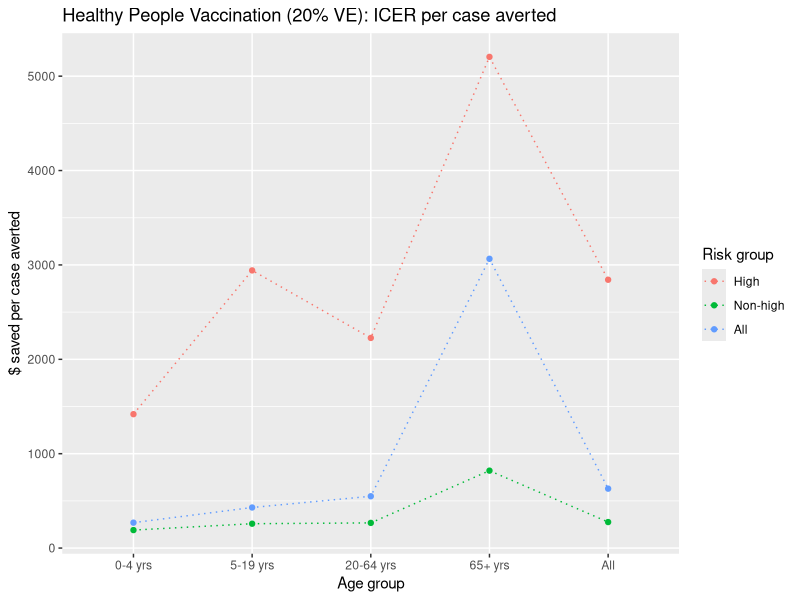
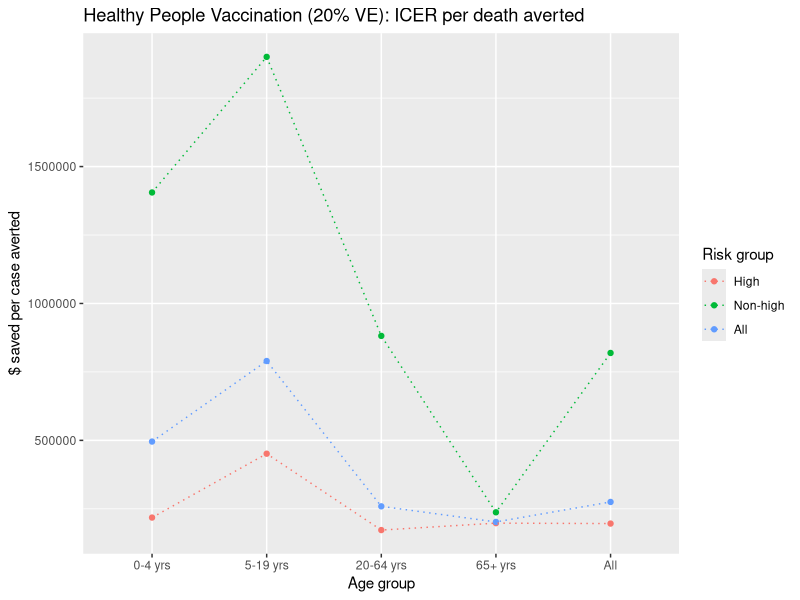
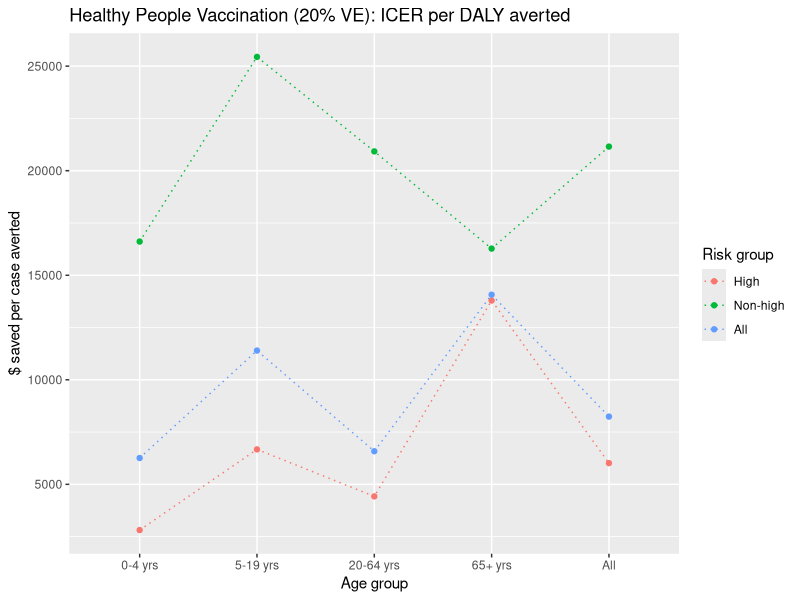
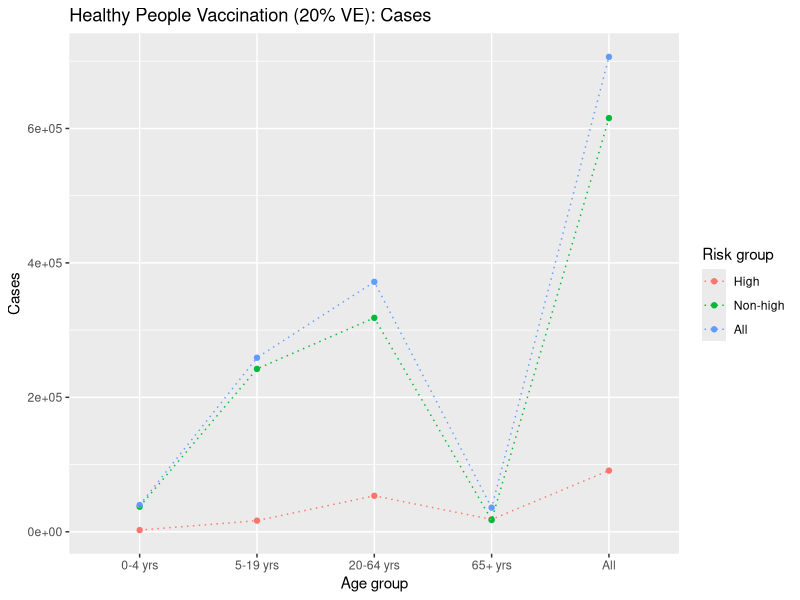
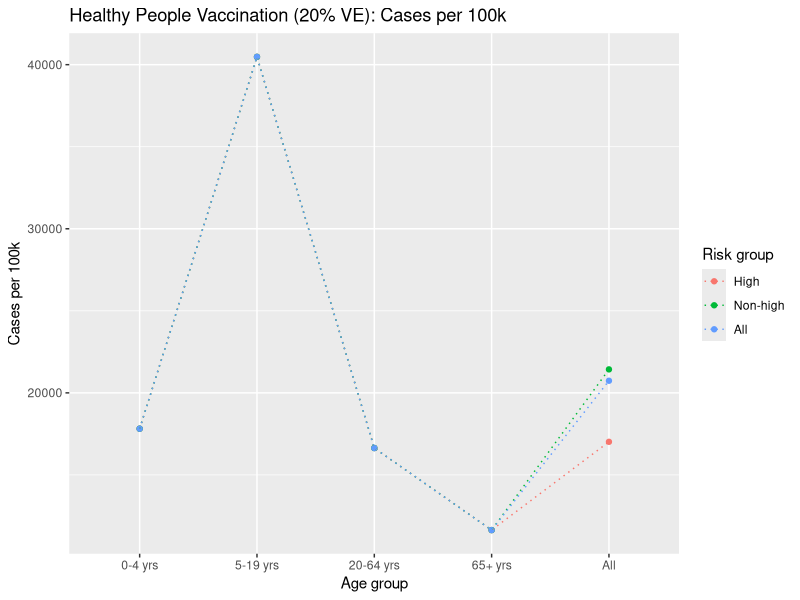
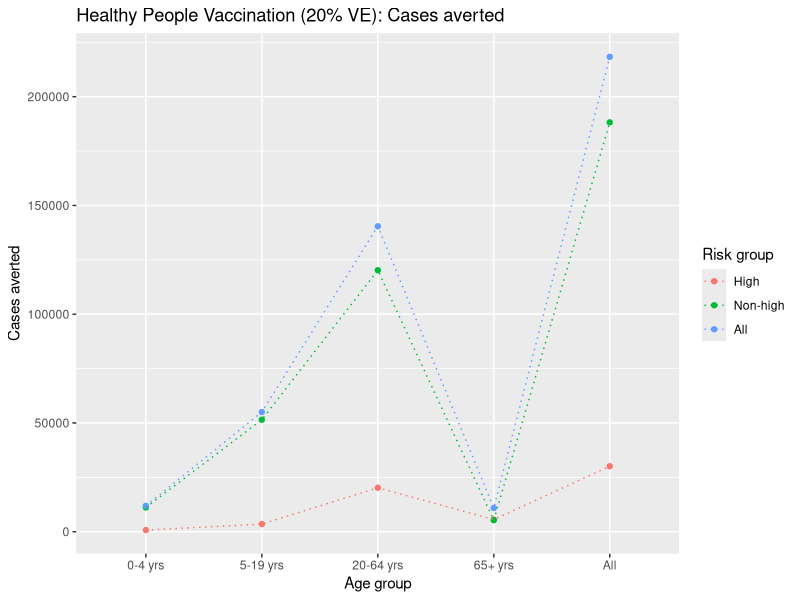
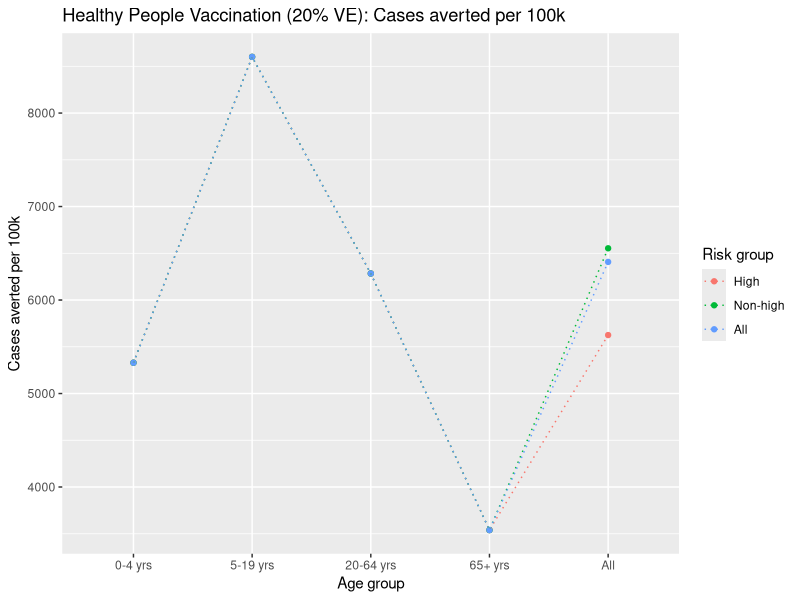
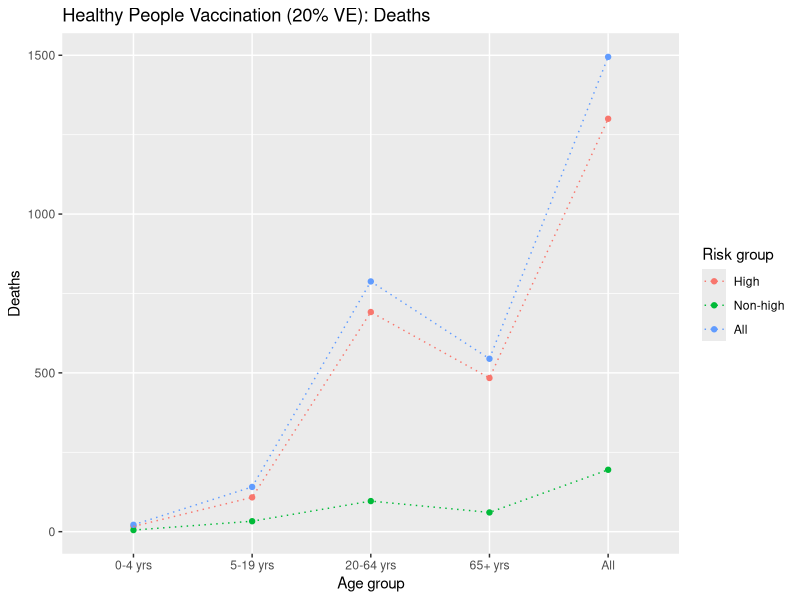

The R source for these figures, in order:
## ---- chunk 1
knitr::opts_chunk$set(
	echo = FALSE,
	warning = TRUE,
	cache = TRUE,
	tidy = TRUE
)
## ---- chunk 2
rm(list = ls(all.names = TRUE))

library(ggplot2)
library(tidyr)
library(dplyr)
library(knitr)
library(rmarkdown)
library(formatR)
## ---- chunk 3
data <- read.csv("df/icer-all.csv", as.is = TRUE)

# subset comparator = prevalent vaccination
df <- data[!(data$reference=="none"),]

df$cost.diff.per100k <- as.numeric(df$cost.diff.per100k)
df$cases.averted <- as.numeric(df$cases.averted)
df$cases.averted.per100k <- as.numeric(df$cases.averted.per100k)
df$icer.case.averted <- as.numeric(df$icer.case.averted)
df$deaths.averted <- as.numeric(df$deaths.averted)
df$deaths.averted.per100k <- as.numeric(df$ deaths.averted.per100k)
df$icer.death.averted <- as.numeric(df$icer.death.averted)
df$dalys <- as.numeric(df$dalys)
df$dalys.per100k <- as.numeric(df$dalys.per100k)
df$dalys.averted <- as.numeric(df$dalys.averted)
df$dalys.averted.per100k <- as.numeric(df$dalys.averted.per100k)
df$icer.daly.averted <- as.numeric(df$icer.daly.averted)
## ---- chunk 4
# factors
df$age <- factor(df$age, levels = c("0-4 yrs", "5-19 yrs", "20-64 yrs", "65+ yrs", "All"))
df$risk <- factor(df$risk, levels = c("High", "Non-high", "All"))
df$scenario <- factor(df$scenario, levels = c("vaxbase", "vax70"))
df$v.eff <- factor(df$v.eff)
## ---- chunk 5
# subset healthy people 20% VE(compared to prevalent)
df_hp <- df[(df$reference=="vaxbase"),]
df_10 <- df_hp[(df_hp$v.eff == '10'),]
df_20 <- df_hp[(df_hp$v.eff == '20'),]

# subset prevalent 40% VE (compared to none)
df_pv <- df[(df$scenario=="vaxbase"),]
df_40 <- df_pv[(df_pv$v.eff == '40'),]
## ---- chunk 6
ggplot(df_20, aes(x = age, y = icer.case.averted, group = risk, color = risk)) +
  geom_point() + geom_line(linetype = "dotted") + labs(x = "Age group", color = "Risk group") + 
  ylab("$ saved per case averted") + ggtitle("Healthy People Vaccination (20% VE): ICER per case averted")
## ---- chunk 7
ggplot(df_20, aes(x = age, y = icer.death.averted, group = risk, color = risk)) +
  geom_point() + geom_line(linetype = "dotted") + labs(x = "Age group", color = "Risk group") + 
  ylab("$ saved per case averted") + ggtitle("Healthy People Vaccination (20% VE): ICER per death averted")
## ---- chunk 8
ggplot(df_20, aes(x = age, y = icer.daly.averted, group = risk, color = risk)) +
  geom_point() + geom_line(linetype = "dotted") + labs(x = "Age group", color = "Risk group") + 
  ylab("$ saved per case averted") + ggtitle("Healthy People Vaccination (20% VE): ICER per DALY averted")
## ---- chunk 9
g4 <- ggplot(df_20, aes(x = age, group = risk, color = risk)) +
  geom_point() + geom_line(linetype = "dotted") + labs(x = "Age group", color = "Risk group")

g4 + aes(y = cases) + labs(y = "Cases", title = "Healthy People Vaccination (20% VE): Cases")
g4 + aes(y = cases.per100k) + labs(y = "Cases per 100k", title = "Healthy People Vaccination (20% VE): Cases per 100k")
g4 + aes(y = cases.averted) + labs(y = "Cases averted", title = "Healthy People Vaccination (20% VE): Cases averted")
g4 + aes(y = cases.averted.per100k) + labs(y = "Cases averted per 100k", title = "Healthy People Vaccination (20% VE): Cases averted per 100k")
## ---- chunk 10
g4 + aes(y = deaths) + labs(y = "Deaths", title = "Healthy People Vaccination (20% VE): Deaths")
g4 + aes(y = deaths.per100k) + labs(y = "Deaths per 100k", title = "Healthy People Vaccination (20% VE): Deaths per 100k")
g4 + aes(y = deaths.averted) + labs(y = "Deaths averted", title = "Healthy People Vaccination (20% VE): Deaths averted")
g4 + aes(y = deaths.averted.per100k) + labs(y = "Deaths averted per 100k", title = "Healthy People Vaccination (20% VE): Deaths averted per 100k")
## ---- chunk 11
g4 + aes(y = dalys) + labs(y = "DALYs", title = "Healthy People Vaccination (20% VE): DALYs")
g4 + aes(y = dalys.per100k) + labs(y = "DALYs per 100k", title = "Healthy People Vaccination (20% VE): DALYs per 100k")
g4 + aes(y = dalys.averted) + labs(y = "DALYs averted", title = "Healthy People Vaccination (20% VE): DALYs averted")
g4 + aes(y = dalys.averted.per100k) + labs(y = "DALYs averted per 100k", title = "Healthy People Vaccination (20% VE): DALYs averted per 100k")
## ---- chunk 12
l <- labs(x = "DALYs averted per 100K", y = "Cost saved per 100K")

# All VE%
a <- ggplot(df_hp, aes(x = dalys.averted.per100k, y = cost.diff.per100k)) + l +
  labs(title = "Cost-effectiveness plane: Healthy People vs. Prevalent Vaccination")

a + aes(color = risk, group = risk) + labs(color = "Risk") + geom_point() + facet_grid(v.eff ~ age)
a + aes(color = age, group = age) + labs(color = "Age group") + geom_point() + facet_grid(v.eff ~ risk)
## ---- chunk 13
# 10% VE
a1 <- ggplot(df_10, aes(x = dalys.averted.per100k, y = cost.diff.per100k)) + l +
  labs(title = "Cost-effectiveness plane: Healthy People vs. Prevalent (10% VE)")
a1 + aes(color = risk, group = risk) + geom_point() + facet_grid(~ age)
a1 + aes(color = age, group = age) + geom_point() + facet_grid(~ risk)

# 20% VE
a2 <- ggplot(df_20, aes(x = dalys.averted.per100k, y = cost.diff.per100k)) + l +
  labs(title = "Cost-effectiveness plane: Healthy People vs. Prevalent (20% VE)")
a2 + aes(color = risk, group = risk) + geom_point() + facet_grid(~ age)
a2 + aes(color = age, group = age) + geom_point() + facet_grid(~ risk)
## ---- chunk 14
# bind HP table + PV table
df_all <- bind_rows(df_20, df_40)

# factor
df_all$scenario <- factor(df_all$scenario, labels = c("Prevalent Scenario (compared to no vaccination)", "Healthy People Scenario (compared to prevalent)"))
## ---- chunk 15
ggplot(df_all, aes(x = age, y = icer.case.averted, group = risk, color = risk)) +
  geom_point() + geom_line(linetype = "dotted") + labs(x = "Age group", color = "Risk group") + 
  ylab("$ saved per case averted") + ggtitle("ICER per case averted") +
  facet_grid(~ scenario)

ggplot(df_all, aes(x = age, y = icer.death.averted, group = risk, color = risk)) +
  geom_point() + geom_line(linetype = "dotted") + labs(x = "Age group", color = "Risk group") + 
  ylab("$ saved per death averted") + ggtitle("ICER per death averted") +
  facet_grid(~ scenario)

ggplot(df_all, aes(x = age, y = icer.daly.averted, group = risk, color = risk)) +
  geom_point() + geom_line(linetype = "dotted") + labs(x = "Age group", color = "Risk group") + 
  ylab("$ saved per DALY averted") + ggtitle("ICER per DALY averted") +
  facet_grid(~ scenario)
## ---- chunk 16
g <- ggplot(df_all, aes(x = age, group = risk, color = risk)) +
  geom_point() + geom_line(linetype = "dotted") + labs(x = "Age group", color = "Risk group") +
  facet_grid(~ scenario)

g + aes(y = cases) + labs(y = "Cases", title = "Cases")
g + aes(y = cases.per100k) + labs(y = "Cases per 100k", title = "Cases per 100k")
g + aes(y = cases.averted) + labs(y = "Cases averted", title = "Cases averted")
g + aes(y = cases.averted.per100k) + labs(y = "Cases averted per 100k", title = "Cases averted per 100k")
## ---- chunk 17
g + aes(y = deaths) + labs(y = "Deaths", title = "Deaths")
g + aes(y = deaths.per100k) + labs(y = "Deaths per 100k", title = "Deaths per 100k")
g + aes(y = deaths.averted) + labs(y = "Deaths averted", title = "Deaths averted")
g + aes(y = deaths.averted.per100k) + labs(y = "Deaths averted per 100k", title = "Deaths averted per 100k")
## ---- chunk 18
g + aes(y = dalys) + labs(y = "DALYs", title = "DALYs")
g + aes(y = dalys.per100k) + labs(y = "DALYs per 100k", title = "DALYs per 100k")
g + aes(y = dalys.averted) + labs(y = "DALYs averted", title = "DALYs averted")
g + aes(y = dalys.averted.per100k) + labs(y = "DALYs averted per 100k", title = "DALYs averted per 100k")
